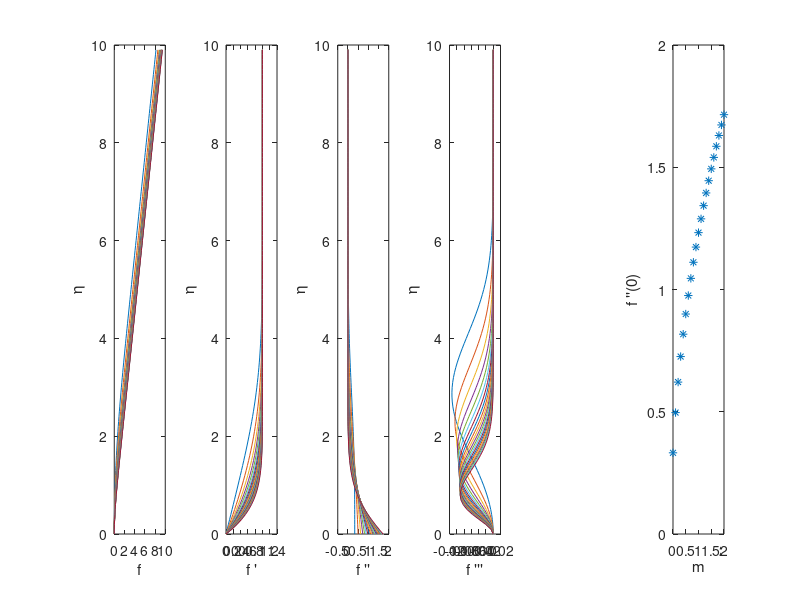

The MATLAB source for this figure:
function FalknerSkanEquationSolver()
% This function solves and plots the Falkner-Skan equation using shooting method
% and 4th order Runge-Kutta method for m values ranging from 0 to 2
% Falkner-Skan equation --> [f''' + 0.5*(m+1)f*f'' + m*(1 - f'^2) = 0]

l1 = 0;
h = 0.1;
eta = 0:h:10-h;
f = zeros(10/h,3);
f_dPrime = zeros(1,21);
figure('name','Solution of Falkner-Skan Equation (for m = 0:0.1:2)','NumberTitle','off');
j=0;

for m = 0:0.1:2
    l2 = l1 + 0.5 -m/4;
    if m > 1.7
        l2 = l1 + 0.5 - m/4.5
    end
    %l2 = l1 + 0.5;
    while abs(f(end,2)-1)>0.00001
        shot = 0.5*(l1 + l2);
        f(1,:) = [0 0 shot];
        
        for i = 1:(10/h)-1
            F = f(i,:);
            k1 = h*([F(2) F(3) (-0.5*(m+1)*F(1)*F(3)-m*(1-(F(2))^2))]);
            F = f(i,:) + k1/2;
            k2 = h*([F(2) F(3) (-0.5*(m+1)*F(1)*F(3)-m*(1-(F(2))^2))]);
            F = f(i,:) + k2/2;
            k3 = h*([F(2) F(3) (-0.5*(m+1)*F(1)*F(3)-m*(1-(F(2))^2))]);
            F = f(i,:) + k3;
            k4 = h*([F(2) F(3) (-0.5*(m+1)*F(1)*F(3)-m*(1-(F(2))^2))]);
            f(i+1,:) = f(i,:) + (k1 + 2*k2 + 2*k3 + k4)/6;
        end
        
        if(f(end,2)<1)
            l1 = shot;
        else
            l2 = shot;
        end
    end
    j = j + 1;
    f_dPrime(j) = f(1,3);
    
    subplot(1,6,1);
    plot(f(:,1),eta);hold on;
    xlabel('f');ylabel('\eta');
    subplot(1,6,2);
    plot(f(:,2),eta);hold on;
    xlabel('f ''');ylabel('\eta');
    subplot(1,6,3);
    plot(f(:,3),eta);hold on;
    xlabel('f ''''');ylabel('\eta');
    subplot(1,6,4);
    plot(-0.5*f(:,1).*f(:,3),eta);hold on;
    xlabel('f ''''''');ylabel('\eta');
    
    f = zeros(10/h,3);
end

subplot(1,6,6);
plot(0:0.1:2,f_dPrime,'*');
xlabel('m');ylabel('f ''''(0)');
end